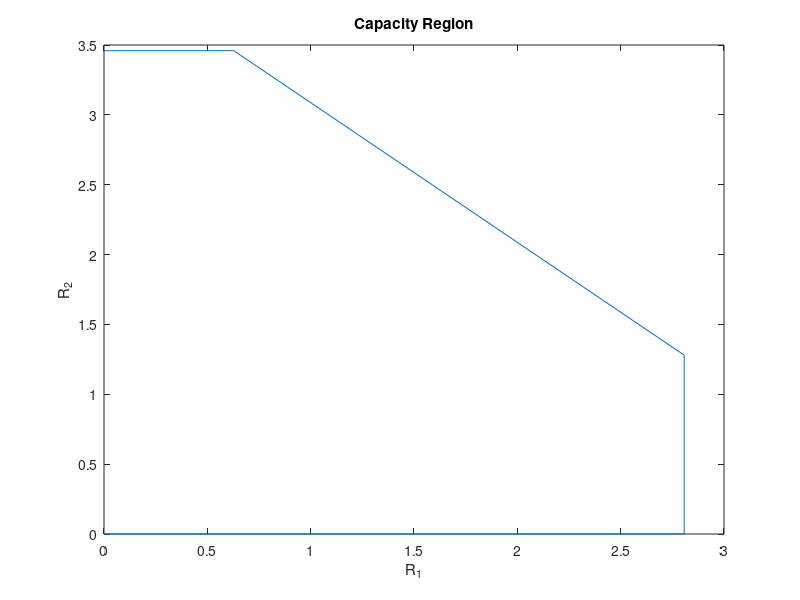

This chart was generated by the following MATLAB code:
clc
clear all

% Data
h1_2 = 0.06;
h2_2 = 0.1;
rho_dB = 20;
rho = 10^(0.1 * rho_dB);

% Spots of the capacity region
R1_max = log2(1 + rho * h1_2);
R2_max = log2(1 + rho * h2_2);
R1_t0 = log2(1 + h1_2 / (h2_2 + 1/rho));
R2_t1 = log2(1 + h2_2 / (h1_2 + 1/rho));
x = [0 R1_max R1_max R1_t0 0];
y = [0 0 R2_t1 R2_max R2_max];

plot(x, y);
title("Capacity Region");
xlabel("R_1");
ylabel("R_2");